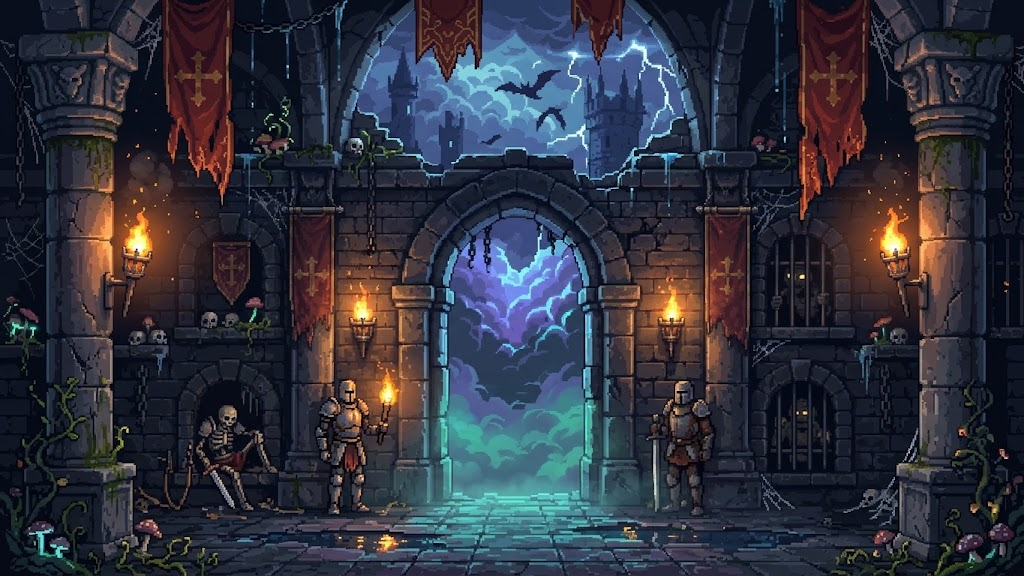
#> input picture source/images/bg.png, 1024 x 576 px, given in place of logo.png, which was not available; the run also reads 1 picture not shown here
$ python build_assets.py
#> lines starting #> are read from the running program, lines starting #| are printed output that depends on the picture; pictures that were not available may be replaced by others from this repository, and a replacement may not be noted
"""Build everything in media/ (what the game loads) from the originals in source/.

source/sprites/<character>/<pose>.png  ->  media/sprites/<character>/<pose>.png (+ manifest.js)
source/images/*.png                    ->  media/images/ (backgrounds, logo, result screens)
source/icons/*.png                     ->  media/icons/  (64x64, only the icons the game uses)

Characters listed in ALIGNED have several poses: every pose is scaled and moved
into the coordinate space of the reference pose (idle), then all poses are written
onto one shared frame, so swapping poses in the game never makes the hero jump.
Characters in AUTO are aligned automatically by their feet (see AUTO below).
Writes media/sprites/manifest.js with frame sizes for the game.

usage: python tools/build_assets.py
"""
import json
import math
import os
import numpy as np
from PIL import Image

ROOT = os.path.join(os.path.dirname(os.path.abspath(__file__)), '..')
SRC = os.path.join(ROOT, 'source', 'sprites')
DST = os.path.join(ROOT, 'media', 'sprites')
IMG_SRC = os.path.join(ROOT, 'source', 'images')
IMG_DST = os.path.join(ROOT, 'media', 'images')
ICON_SRC = os.path.join(ROOT, 'source', 'icons')
ICON_DST = os.path.join(ROOT, 'media', 'icons')
# icons the game actually shows (the rest stay in source/ only)
USED_ICONS = ['armor', 'attack', 'close', 'delete', 'exit', 'exp', 'gold', 'heart', 'level',
              'potion', 'settings', 'shop', 'skull', 'strength', 'target', 'trophy', 'ult', 'wait']
MAX_SIDE = 560

# pose: (scale to reference, anchor point in the source image, where it lands in the reference)
# Anchor = head centre x on the ground line; scale measured from the head size in each picture.
ALIGNED = {
    'hero': {
        'reference': 'idle',
        'out_scale': 0.8,
        'poses': {
            'idle': (1.0, (325, 571), (325, 571)),
            'attack': (1.0, (325, 571), (325, 571)),
            'block': (1.0, (325, 571), (325, 571)),
            'damage': (1.0, (325, 571), (325, 571)),
            'win': (0.65, (382, 1023), (325, 571)),
            'defeat': (0.59, (480, 895), (325, 571)),
        },
        # square head crop for HUD / menu portraits, in reference coordinates
        'portrait': (232, 0, 412, 180),
        # effect pictures kept whole (same pixel scale as the poses); placed by CSS
        'extras': ['ult'],
    },
}


# Enemies: every pose is drawn at the same pixel scale, so they are aligned automatically by
# the centre of the feet (solid, non-white pixels in the lowest rows) on the ground line.
# out_scale brings every character to roughly the same on-screen pixel size.
# 'scale': some poses were generated bigger than idle; these factors shrink them back to the
# idle's size (measured from head/eye/boot sizes — see tools/measure_scale.py).
AUTO = {
    'zombie': {'out_scale': 0.8, 'scale': {'defeat': 0.79}},
    'skeleton': {'out_scale': 0.8, 'scale': {'defeat': 0.85}},
    # the ghost has no feet (just a wispy tail): align by the skull's x instead
    'ghost': {'out_scale': 0.8, 'scale': {'damage': 0.83},
              'anchor_x': {'idle': 222, 'attack': 387, 'damage': 415, 'win': 237, 'defeat': 275}},
    'death-knight': {'out_scale': 0.8},
}
POSE_ORDER = ['idle', 'attack', 'block', 'damage', 'defeat', 'win']
MANIFEST = {}


def load(path):
#> called with path = 'tools/../source/images/logo.png'
    return Image.open(path).convert('RGBA')


# [153 lines left out: functions solid_mask, feet_anchor, build_auto, build_aligned, build_simple, not called in this run]


def fit(im, max_side):
#> called with max_side = 640
    im = im.crop(im.getchannel('A').getbbox())
    k = max_side / max(im.size)
#> k = 0.625
    return im.resize((round(im.width * k), round(im.height * k)), Image.LANCZOS)
#> returned value: PIL image 640x360 RGBA


def build_images():
    os.makedirs(IMG_DST, exist_ok=True)
    for name, side in [('logo', 640), ('victory', 900), ('lose', 900)]:
        fit(load(os.path.join(IMG_SRC, name + '.png')), side).save(os.path.join(IMG_DST, name + '.png'), optimize=True)
    # menu dungeon: darkened and the shadows deepened so the menu reads on top of it
    a = np.asarray(Image.open(os.path.join(IMG_SRC, 'bg.png')).convert('RGB')).astype(np.float32) / 255
    a = np.clip((a ** 1.15) * 0.62, 0, 1)
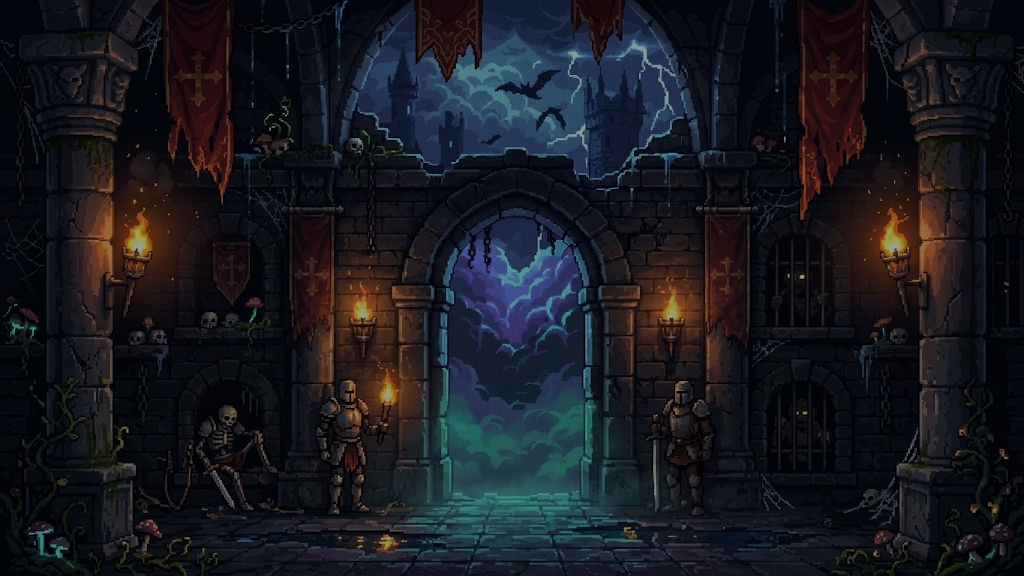
#> a: shape (576, 1024, 3) float32; mean R, G, B 0.0978, 0.102, 0.128
    Image.fromarray((a * 255 + .5).astype(np.uint8)).save(os.path.join(IMG_DST, 'bg_menu.jpg'), quality=88)
    # hardcore battle: night storm, used as is
    Image.open(os.path.join(IMG_SRC, 'hardcore.jpg')).convert('RGB').save(os.path.join(IMG_DST, 'hardcore.jpg'), quality=90)
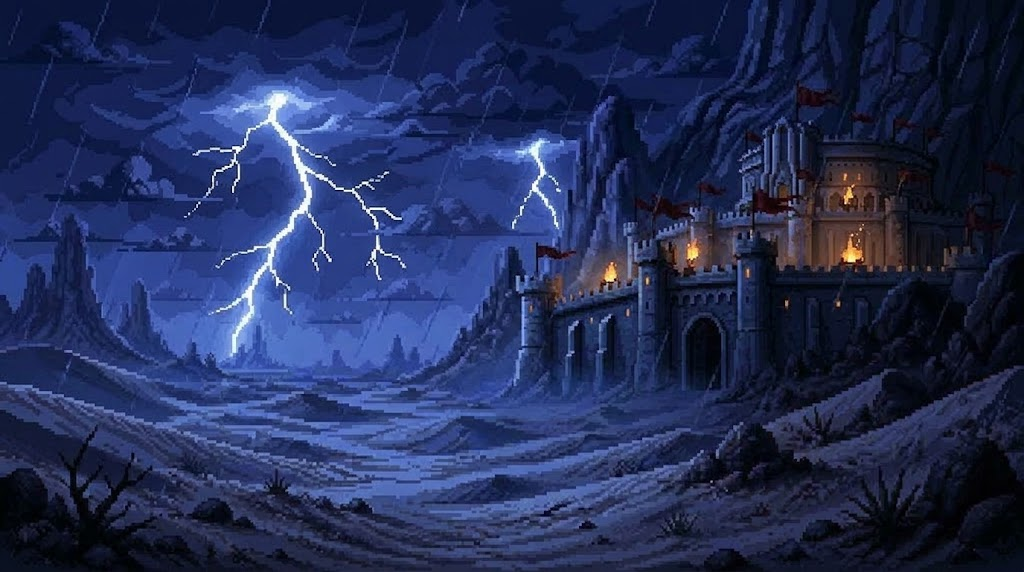
#> input picture source/images/hardcore.jpg, 1024 x 572 px
    # battle desert: warm dusk grade baked in
    # (brightness .85, saturate .85, sepia .25, hue -8deg, contrast 1.05)
    img = np.asarray(Image.open(os.path.join(IMG_SRC, 'desert_castle.png')).convert('RGB')).astype(np.float64) / 255
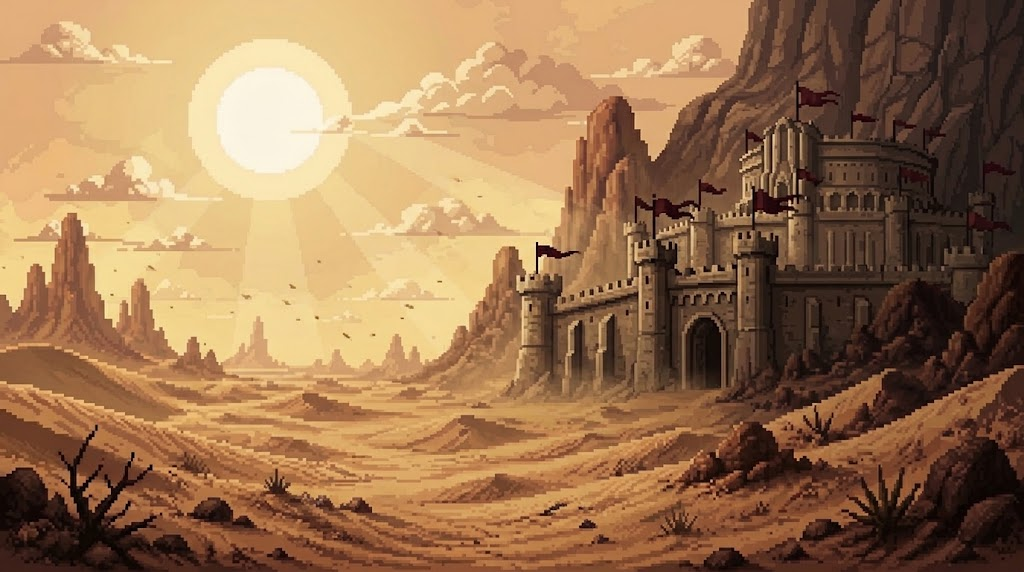
#> img: shape (572, 1024, 3) float64; mean R, G, B 0.608, 0.46, 0.32
    sa, sp, t = 0.85, 1 - 0.25, math.radians(-8)
    c, sn = math.cos(t), math.sin(t)
    S = np.array([[0.213 + 0.787 * sa, 0.715 - 0.715 * sa, 0.072 - 0.072 * sa], [0.213 - 0.213 * sa, 0.715 + 0.285 * sa, 0.072 - 0.072 * sa], [0.213 - 0.213 * sa, 0.715 - 0.715 * sa, 0.072 + 0.928 * sa]])
    P = np.array([[0.393 + 0.607 * sp, 0.769 - 0.769 * sp, 0.189 - 0.189 * sp], [0.349 - 0.349 * sp, 0.686 + 0.314 * sp, 0.168 - 0.168 * sp], [0.272 - 0.272 * sp, 0.534 - 0.534 * sp, 0.131 + 0.869 * sp]])
    H = np.array([[0.213 + c * 0.787 - sn * 0.213, 0.715 - c * 0.715 - sn * 0.715, 0.072 - c * 0.072 + sn * 0.928], [0.213 - c * 0.213 + sn * 0.143, 0.715 + c * 0.285 + sn * 0.140, 0.072 - c * 0.072 - sn * 0.283], [0.213 - c * 0.213 - sn * 0.787, 0.715 - c * 0.715 + sn * 0.715, 0.072 + c * 0.928 + sn * 0.072]])
    img = np.clip((img * 0.85) @ (H @ P @ S).T, 0, 1)
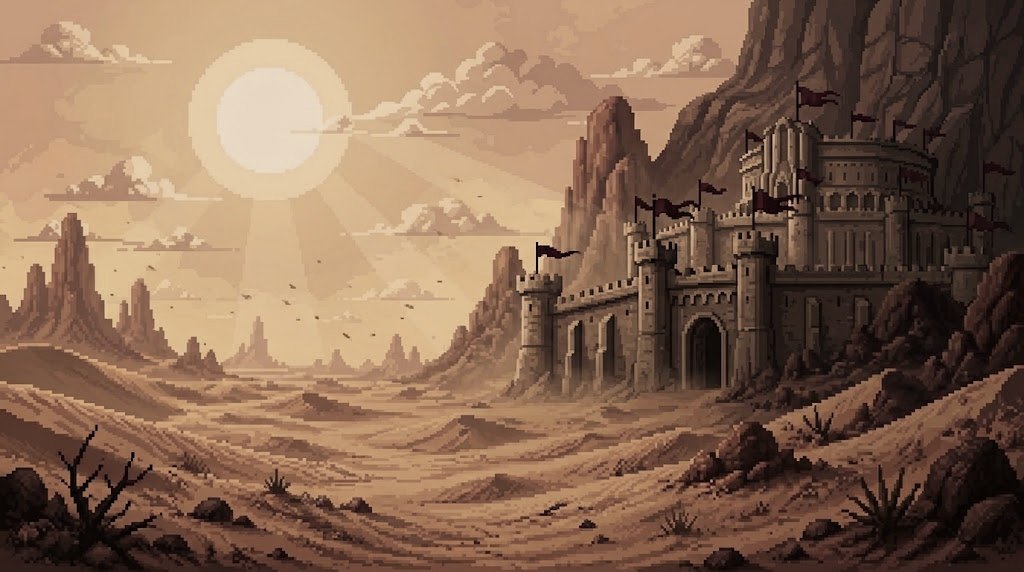
#> img: shape (572, 1024, 3) float64; mean R, G, B 0.529, 0.413, 0.328
    img = np.clip((img - 0.5) * 1.05 + 0.5, 0, 1)
    Image.fromarray((img * 255 + .5).astype(np.uint8)).save(os.path.join(IMG_DST, 'desert_dusk.jpg'), quality=88)
    print('images:', sorted(os.listdir(IMG_DST)))


def build_icons():
    os.makedirs(ICON_DST, exist_ok=True)
    for name in USED_ICONS:
        im = load(os.path.join(ICON_SRC, name + '.png'))
        im = im.crop(im.getchannel('A').getbbox())
        k = 64 / max(im.size)
        im = im.resize((max(1, round(im.width * k)), max(1, round(im.height * k))), Image.BOX)
        canvas = Image.new('RGBA', (64, 64), (0, 0, 0, 0))
        canvas.paste(im, ((64 - im.width) // 2, (64 - im.height) // 2))
        canvas.save(os.path.join(ICON_DST, name + '.png'), optimize=True)
    print('icons:', len(USED_ICONS))


build_images()
#> (the run stopped early here; a loop or call above may not have finished)
